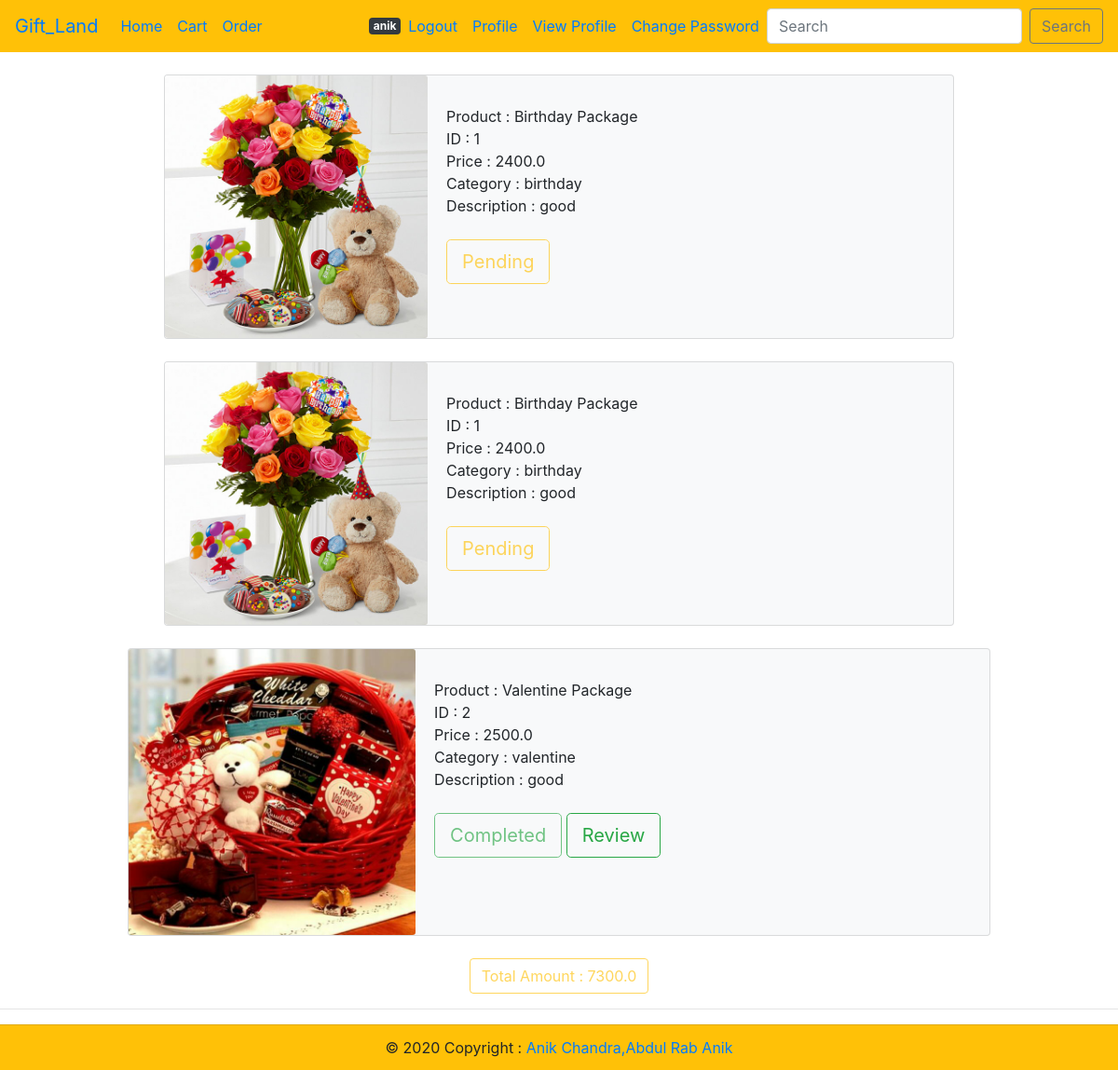
Screenshot of /orders/ (signed in) with the database file from the repository.
### ProductInfo/models.py (models this page shows, shortened)
class Order(models.Model):
    user = models.ForeignKey(User, on_delete=models.CASCADE)
    product = models.ForeignKey(Product, on_delete=models.CASCADE, null=True, blank=True)
    created_date = models.DateTimeField(auto_now_add=True, auto_now=False)
    updated_date = models.DateTimeField(auto_now_add=False, auto_now=True)
    STATUS_CHOICES = (
        ('Pending', 'Pending'),
        ('Approved', 'Approved'),
        ('Delivering', 'Delivering'),
        ('Completed', 'Completed')
    )
    status = models.CharField(max_length=30, choices=STATUS_CHOICES, default='Pending')
    PAYMENT_OPTION=(
        ('Bkash','Bkash'),
        ('Rocket','Rocket'),
        ('Cash on delivery','Cash on delivery'),
    )
    payment_method= models.CharField(max_length=100,choices=PAYMENT_OPTION,default='Cash on delivery')
    paid = models.BooleanField(default=False)
    transaction_id = models.CharField(max_length=100,null=True,blank=True)

class Product(models.Model):
    p_id=models.IntegerField(default=0)
    p_name=models.CharField(max_length=100)
    p_price=models.FloatField(blank=True)
    description=models.TextField(blank=True)
    category=models.CharField(max_length=100)
    p_image=models.ImageField(upload_to='product/images')
    reviews = models.ManyToManyField(Review)

### ProductInfo/views.py (the view)
# urls.py: path('orders/', Product_view.UserOrder),
@login_required
def UserOrder(request) :
    orders = Order(user=request.user)
    try :
        orders = Order.objects.filter(user=request.user)
        order_status = True
    except orders.DoesNotExist:
        orders = Order(user=request.user)
        order_status = False
    total = 0
    for i in orders :
        total += i.product.p_price
    context = {
        'orders' : orders,
        'order_status' : order_status,
        'total' : total
    }
    return render(request, 'ProductHtml/order.html', context)

### templates/ProductHtml/order.html (shortened to what this page needs)
{% extends 'base.html' %}
{% load crispy_forms_tags %}
{% block content  %}
{% if order_status == True %}
    {% for order in orders %}
        <br>
        <div class="col d-flex justify-content-center">
            <div class="card bg-light mb-2`" >
              <div class="row no-gutters">
                <div class="col-md-4">
                  <img src="{{ order.product.p_image.url }}" class="card-img" alt="...">
                </div>
                <div class="col-md-8">
                  <div class="card-body">
                    <p class="card-text">
                        Product : {{ order.product.p_name }} <br>
                        ID : {{ order.product.p_id }} <br>
                        Price : {{ order.product.p_price }} <br>
                        Category : {{ order.product.category }} <br>
                        Description : {{ order.product.description }} <br>
                        <br>
                        {% if order.status == 'Pending' %}
                        <button type="button" class="btn btn-lg btn-outline-warning disabled">{{ order.status }}</button>
                        {% elif order.status == 'Approved' %}
                        <button type="button" class="btn btn-lg btn-outline-info disabled">{{ order.status }}</button>
                        {% elif order.status == 'Delivering' %}
                        <button type="button" class="btn btn-lg btn-outline-primary disabled">{{ order.status }}</button>
                        {% elif order.status == 'Completed' %}
                        <button type="button" class="btn btn-lg btn-outline-success disabled">{{ order.status }}</button>
                        <a href="{% url 'review' order.product.id %}" ><button type="submit" class="btn btn-lg btn-outline-success">Review</button></a>
                        {% endif %}
                    </p>
                  </div>
                </div>
              </div>
            </div>
        </div>
    {% endfor %}
<br>
<div class="col d-flex justify-content-center">
    <button type="submit" class="btn btn-outline-warning disabled">Total Amount : {{ total }}</button>
    {% else %}
    <button type="submit" class="btn btn-outline-warning disabled">Total Amount : 0.00</button>
    {% endif %}
</div>
<hr>
{% endblock content %}

### templates/base.html (shortened to what this page needs)
<!doctype html>
<html lang="en">
  <head>
    <link rel="stylesheet" href="https://stackpath.bootstrapcdn.com/bootstrap/4.5.2/css/bootstrap.min.css">
  </head>
  <body>
<nav class="navbar navbar-expand-lg navbar-transparent bg-warning">
	<a class="navbar-brand" href="/">Gift_Land</a>
	<div class="collapse navbar-collapse" id="navbarSupportedContent">
	  <ul class="navbar-nav mr-auto">
		<li class="nav-item active">
		  <a class="nav-link" href="/">Home <span class="sr-only">(current)</span></a>
        </li>
        <li class="nav-item active">
            <a class="nav-link" href="/cart">Cart<span class="sr-only">(current)</span></a>
        </li>
        <li class="nav-item active">
            <a class="nav-link" href="/orders">Order<span class="sr-only">(current)</span></a>
		</li>
	  </ul>
	{% if user.is_authenticated %}
	    <span class="badge badge-dark">{{user.username}}</span>
	<ul class="navbar-nav  my-2 my-lg-0">
		<li class="nav-item active">
		  <a class="nav-link" href="/account/logout">Logout<span class="sr-only">(current)</span></a>
		</li>
        <li class="nav-item">
			<a class="nav-link" href="/profile">Profile</a>
		  </li>
		  <li class="nav-item">
			<a class="nav-link" href="/profileview">View Profile</a>
		  </li>
        <li class="nav-item">
			<a class="nav-link" href="/account/password_change">Change Password</a>
		</li>
	</ul>
	{% endif %}
	<form class="form-inline " method="POST" action="{% url 'index' %}">
		<input class="form-control mr-sm-2" type="search" placeholder="Search"  name = search aria-label="Search">
		<button class="btn btn-outline-secondary my-2 my-sm-0" type="submit">Search</button>
	  </form>
	</div>
  </nav>
  {% block content %}
  {% endblock %}
<footer class="card-footer bg-warning">
    <div class="col d-flex justify-content-center">© 2020 Copyright :
    	<a href="void-brain70.github.io/port">&nbsp;Anik Chandra</a>
      <a href="https://github.com/Ar-Anik/Gift_Land">,Abdul Rab Anik</a>
    </div>
  </footer>
  </body>
</html>

### rows the page displays
Order: product.p_image (picture), product.p_name "Birthday Package", product.p_id "1", product.p_price "2400.0", product.category "birthday", product.description "good", status "Pending"
Order: product.p_image (picture), product.p_name "Birthday Package", product.p_id "1", product.p_price "2400.0", product.category "birthday", product.description "good", status "Pending"
Order: product.p_image (picture), product.p_name "Valentine Package", product.p_id "2", product.p_price "2500.0", product.category "valentine", product.description "good", status "Completed"

### other values shown
{{ user.username }} "anik"
{{ total }} "7300.0"
